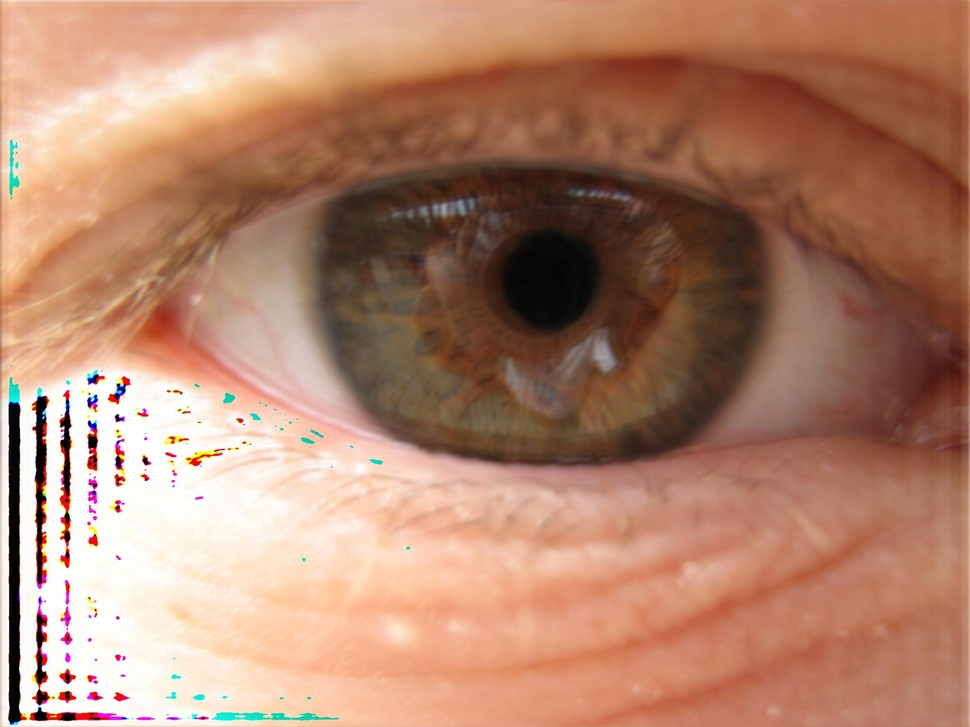
#> input picture images/fpm_artificial/upsampled.jpg, 970 x 727 px, shrunk from 4096 x 3072 before the run
$ python displayft.py
#> lines starting #> are read from the running program, lines starting #| are printed output that depends on the picture
# This shall display the FT of an image, after converting it to greyscale
# FIRST al the declarations...
imageName = "images/fpm_artificial/upsampled.jpg"

import numpy, Image, pylab, matplotlib.cm as cm

# Now we begin the fun...
im = Image.open(imageName).convert("L")		# L makes it greyscale
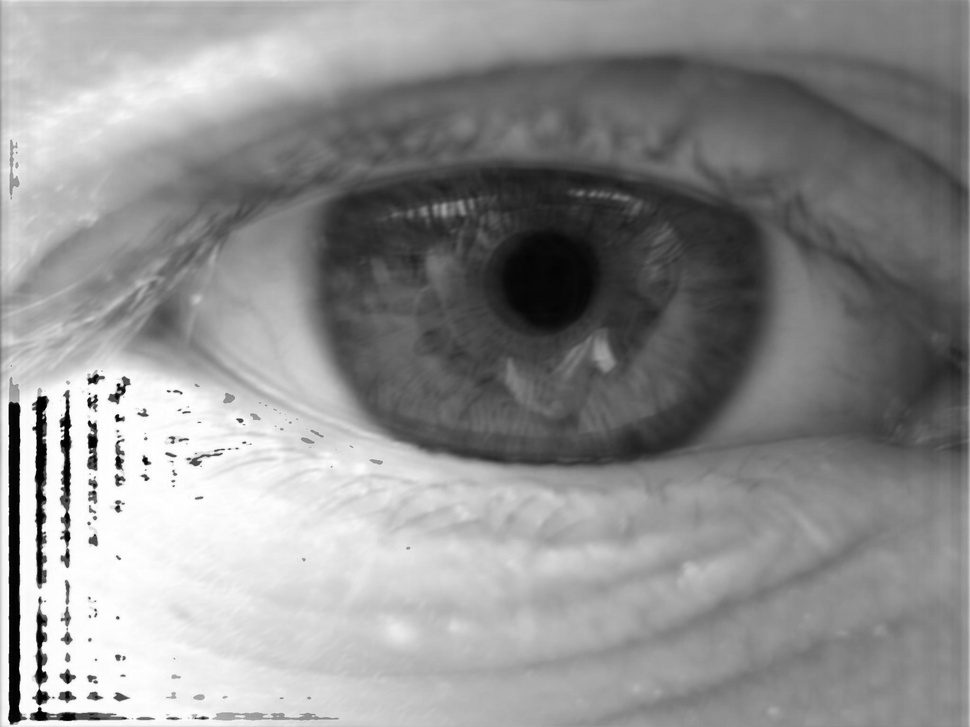
#> im: PIL image 970x727 L; min 0, max 255, mean 143.4
image = numpy.array(im)		# convert to numpy array

f = numpy.fft.fftshift(numpy.fft.fft2(image))		# 2D fft done, just like MATLAB, also shifted yo

# this segment just displays the plain old ft..
psd = numpy.abs(f)

pylab.figure()
pylab.imshow(image, cmap = cm.Greys_r)		# display in greyscale space

pylab.figure()
pylab.imshow(numpy.log10(psd+1))
pylab.show()
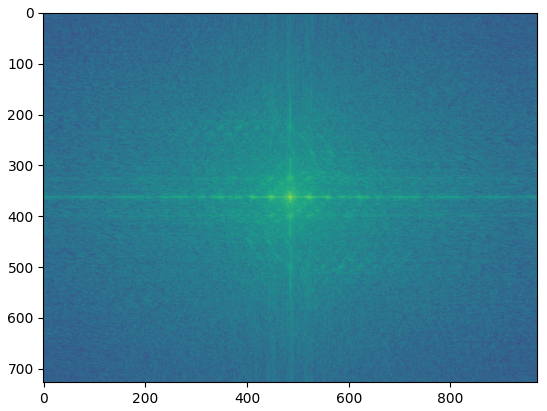
#> figure drawn by matplotlib, 1 panel
